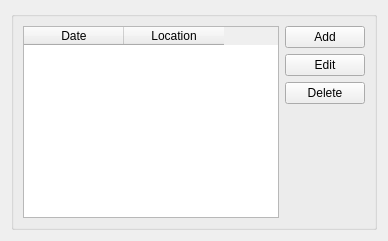
     <widget class="QWidget" name="tab_2">
      <attribute name="title">
       <string>Case Visit</string>
      </attribute>
      <layout class="QGridLayout" name="gridLayout_5">
       <item row="0" column="0">
        <widget class="QGroupBox" name="case_visit_group_box_2">
         <property name="title">
          <string/>
         </property>
         <layout class="QHBoxLayout" name="horizontalLayout_24">
          <item>
           <widget class="QTableWidget" name="case_visits_table">
            <column>
             <property name="text">
              <string>Date</string>
             </property>
            </column>
            <column>
             <property name="text">
              <string>Location</string>
             </property>
            </column>
           </widget>
          </item>
          <item>
           <layout class="QVBoxLayout" name="verticalLayout_23">
            <item>
             <widget class="QPushButton" name="case_visit_add_button">
              <property name="text">
               <string>Add</string>
              </property>
             </widget>
            </item>
            <item>
             <widget class="QPushButton" name="case_visit_edit_button">
              <property name="text">
               <string>Edit</string>
              </property>
             </widget>
            </item>
            <item>
             <widget class="QPushButton" name="case_visit_delete_button">
              <property name="text">
               <string>Delete</string>
              </property>
             </widget>
            </item>
            <item>
             <spacer name="verticalSpacer_7">
              <property name="orientation">
               <enum>Qt::Vertical</enum>
              </property>
              <property name="sizeHint" stdset="0">
               <size>
                <width>20</width>
                <height>40</height>
               </size>
              </property>
             </spacer>
            </item>
           </layout>
          </item>
         </layout>
        </widget>
       </item>
      </layout>
     </widget>
